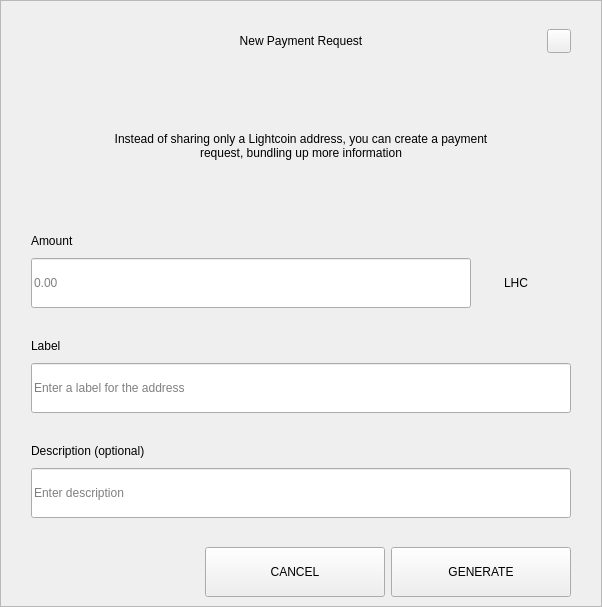
<?xml version="1.0" encoding="UTF-8"?>
<ui version="4.0">
 <class>RequestDialog</class>
 <widget class="QDialog" name="RequestDialog">
  <property name="geometry">
   <rect>
    <x>0</x>
    <y>0</y>
    <width>602</width>
    <height>607</height>
   </rect>
  </property>
  <property name="windowTitle">
   <string>Dialog</string>
  </property>
  <layout class="QVBoxLayout" name="verticalLayout_5">
   <property name="spacing">
    <number>0</number>
   </property>
   <property name="leftMargin">
    <number>0</number>
   </property>
   <property name="topMargin">
    <number>0</number>
   </property>
   <property name="rightMargin">
    <number>0</number>
   </property>
   <property name="bottomMargin">
    <number>0</number>
   </property>
   <item>
    <widget class="QFrame" name="frame">
     <property name="styleSheet">
      <string notr="true"/>
     </property>
     <property name="frameShape">
      <enum>QFrame::StyledPanel</enum>
     </property>
     <property name="frameShadow">
      <enum>QFrame::Raised</enum>
     </property>
     <layout class="QVBoxLayout" name="verticalLayout_4" stretch="1,0,0">
      <property name="spacing">
       <number>0</number>
      </property>
      <property name="leftMargin">
       <number>30</number>
      </property>
      <property name="topMargin">
       <number>20</number>
      </property>
      <property name="rightMargin">
       <number>30</number>
      </property>
      <property name="bottomMargin">
       <number>0</number>
      </property>
      <item>
       <layout class="QHBoxLayout" name="horizontalLayout_3">
        <property name="spacing">
         <number>0</number>
        </property>
        <item>
         <spacer name="horizontalSpacer_21">
          <property name="orientation">
           <enum>Qt::Horizontal</enum>
          </property>
          <property name="sizeHint" stdset="0">
           <size>
            <width>40</width>
            <height>20</height>
           </size>
          </property>
         </spacer>
        </item>
        <item>
         <widget class="QLabel" name="labelTitle">
          <property name="minimumSize">
           <size>
            <width>0</width>
            <height>40</height>
           </size>
          </property>
          <property name="maximumSize">
           <size>
            <width>16777215</width>
            <height>40</height>
           </size>
          </property>
          <property name="styleSheet">
           <string notr="true">padding-left:24px;</string>
          </property>
          <property name="text">
           <string>New Payment Request</string>
          </property>
          <property name="alignment">
           <set>Qt::AlignCenter</set>
          </property>
          <property name="margin">
           <number>7</number>
          </property>
         </widget>
        </item>
        <item>
         <spacer name="horizontalSpacer">
          <property name="orientation">
           <enum>Qt::Horizontal</enum>
          </property>
          <property name="sizeHint" stdset="0">
           <size>
            <width>40</width>
            <height>20</height>
           </size>
          </property>
         </spacer>
        </item>
        <item>
         <widget class="QPushButton" name="btnEsc">
          <property name="minimumSize">
           <size>
            <width>24</width>
            <height>24</height>
           </size>
          </property>
          <property name="maximumSize">
           <size>
            <width>24</width>
            <height>24</height>
           </size>
          </property>
          <property name="focusPolicy">
           <enum>Qt::NoFocus</enum>
          </property>
          <property name="text">
           <string/>
          </property>
         </widget>
        </item>
       </layout>
      </item>
      <item>
       <widget class="QStackedWidget" name="stack">
        <property name="minimumSize">
         <size>
          <width>540</width>
          <height>0</height>
         </size>
        </property>
        <property name="maximumSize">
         <size>
          <width>540</width>
          <height>16777215</height>
         </size>
        </property>
        <property name="currentIndex">
         <number>0</number>
        </property>
        <widget class="QWidget" name="page_1">
         <property name="minimumSize">
          <size>
           <width>540</width>
           <height>0</height>
          </size>
         </property>
         <property name="maximumSize">
          <size>
           <width>540</width>
           <height>16777215</height>
          </size>
         </property>
         <layout class="QVBoxLayout" name="layout1">
          <property name="spacing">
           <number>0</number>
          </property>
          <property name="leftMargin">
           <number>0</number>
          </property>
          <property name="topMargin">
           <number>0</number>
          </property>
          <property name="rightMargin">
           <number>0</number>
          </property>
          <property name="bottomMargin">
           <number>0</number>
          </property>
          <item>
           <spacer name="verticalSpacer_21">
            <property name="orientation">
             <enum>Qt::Vertical</enum>
            </property>
            <property name="sizeType">
             <enum>QSizePolicy::Fixed</enum>
            </property>
            <property name="sizeHint" stdset="0">
             <size>
              <width>20</width>
              <height>30</height>
             </size>
            </property>
           </spacer>
          </item>
          <item alignment="Qt::AlignHCenter">
           <widget class="QLabel" name="labelMessage">
            <property name="minimumSize">
             <size>
              <width>400</width>
              <height>50</height>
             </size>
            </property>
            <property name="text">
             <string>Instead of sharing only a Lightcoin address, you can create a payment request, bundling up more information</string>
            </property>
            <property name="alignment">
             <set>Qt::AlignCenter</set>
            </property>
            <property name="wordWrap">
             <bool>true</bool>
            </property>
           </widget>
          </item>
          <item alignment="Qt::AlignBottom">
           <widget class="QWidget" name="containerAmount" native="true">
            <layout class="QVBoxLayout" name="verticalLayout">
             <property name="spacing">
              <number>9</number>
             </property>
             <property name="leftMargin">
              <number>0</number>
             </property>
             <property name="topMargin">
              <number>0</number>
             </property>
             <property name="rightMargin">
              <number>0</number>
             </property>
             <property name="bottomMargin">
              <number>0</number>
             </property>
             <item>
              <widget class="QLabel" name="labelSubtitleAmount">
               <property name="minimumSize">
                <size>
                 <width>350</width>
                 <height>16</height>
                </size>
               </property>
               <property name="maximumSize">
                <size>
                 <width>16777215</width>
                 <height>16</height>
                </size>
               </property>
               <property name="text">
                <string>Amount</string>
               </property>
              </widget>
             </item>
             <item alignment="Qt::AlignTop">
              <widget class="QWidget" name="layoutAmount" native="true">
               <layout class="QHBoxLayout" name="horizontalLayout" stretch="2,0">
                <property name="spacing">
                 <number>0</number>
                </property>
                <property name="leftMargin">
                 <number>0</number>
                </property>
                <property name="topMargin">
                 <number>0</number>
                </property>
                <property name="rightMargin">
                 <number>0</number>
                </property>
                <property name="bottomMargin">
                 <number>0</number>
                </property>
                <item>
                 <widget class="QLineEdit" name="lineEditAmount">
                  <property name="minimumSize">
                   <size>
                    <width>0</width>
                    <height>50</height>
                   </size>
                  </property>
                  <property name="maximumSize">
                   <size>
                    <width>16777215</width>
                    <height>50</height>
                   </size>
                  </property>
                  <property name="placeholderText">
                   <string notr="true">0.00</string>
                  </property>
                 </widget>
                </item>
                <item>
                 <widget class="QWidget" name="comboContainer" native="true">
                  <property name="minimumSize">
                   <size>
                    <width>100</width>
                    <height>50</height>
                   </size>
                  </property>
                  <property name="maximumSize">
                   <size>
                    <width>16777215</width>
                    <height>50</height>
                   </size>
                  </property>
                  <layout class="QHBoxLayout" name="horizontalLayout_31">
                   <property name="spacing">
                    <number>0</number>
                   </property>
                   <property name="leftMargin">
                    <number>0</number>
                   </property>
                   <property name="topMargin">
                    <number>0</number>
                   </property>
                   <property name="rightMargin">
                    <number>10</number>
                   </property>
                   <property name="bottomMargin">
                    <number>0</number>
                   </property>
                   <item>
                    <widget class="QLabel" name="comboBoxCoin">
                     <property name="text">
                      <string>LHC</string>
                     </property>
                     <property name="alignment">
                      <set>Qt::AlignCenter</set>
                     </property>
                    </widget>
                   </item>
                  </layout>
                 </widget>
                </item>
               </layout>
              </widget>
             </item>
            </layout>
           </widget>
          </item>
          <item>
           <spacer name="verticalSpacer_31">
            <property name="orientation">
             <enum>Qt::Vertical</enum>
            </property>
            <property name="sizeType">
             <enum>QSizePolicy::Fixed</enum>
            </property>
            <property name="sizeHint" stdset="0">
             <size>
              <width>20</width>
              <height>30</height>
             </size>
            </property>
           </spacer>
          </item>
          <item>
           <layout class="QVBoxLayout" name="verticalLayoutLabel">
            <property name="spacing">
             <number>9</number>
            </property>
            <item>
             <widget class="QLabel" name="labelSubtitleLabel">
              <property name="minimumSize">
               <size>
                <width>0</width>
                <height>16</height>
               </size>
              </property>
              <property name="maximumSize">
               <size>
                <width>16777215</width>
                <height>16</height>
               </size>
              </property>
              <property name="text">
               <string>Label</string>
              </property>
             </widget>
            </item>
            <item>
             <widget class="QLineEdit" name="lineEditLabel">
              <property name="minimumSize">
               <size>
                <width>0</width>
                <height>50</height>
               </size>
              </property>
              <property name="maximumSize">
               <size>
                <width>16777215</width>
                <height>50</height>
               </size>
              </property>
              <property name="placeholderText">
               <string>Enter a label for the address</string>
              </property>
             </widget>
            </item>
           </layout>
          </item>
          <item>
           <spacer name="verticalSpacer_34">
            <property name="orientation">
             <enum>Qt::Vertical</enum>
            </property>
            <property name="sizeType">
             <enum>QSizePolicy::Fixed</enum>
            </property>
            <property name="sizeHint" stdset="0">
             <size>
              <width>20</width>
              <height>30</height>
             </size>
            </property>
           </spacer>
          </item>
          <item>
           <layout class="QVBoxLayout" name="verticalLayoutDescription">
            <property name="spacing">
             <number>9</number>
            </property>
            <item>
             <widget class="QLabel" name="labelSubtitleDescription">
              <property name="minimumSize">
               <size>
                <width>0</width>
                <height>16</height>
               </size>
              </property>
              <property name="maximumSize">
               <size>
                <width>16777215</width>
                <height>16</height>
               </size>
              </property>
              <property name="text">
               <string>Description (optional)</string>
              </property>
             </widget>
            </item>
            <item>
             <widget class="QLineEdit" name="lineEditDescription">
              <property name="minimumSize">
               <size>
                <width>0</width>
                <height>50</height>
               </size>
              </property>
              <property name="maximumSize">
               <size>
                <width>16777215</width>
                <height>50</height>
               </size>
              </property>
              <property name="placeholderText">
               <string>Enter description</string>
              </property>
             </widget>
            </item>
            <item>
             <spacer name="verticalSpacer_4">
              <property name="orientation">
               <enum>Qt::Vertical</enum>
              </property>
              <property name="sizeType">
               <enum>QSizePolicy::Fixed</enum>
              </property>
              <property name="sizeHint" stdset="0">
               <size>
                <width>20</width>
                <height>20</height>
               </size>
              </property>
             </spacer>
            </item>
           </layout>
          </item>
         </layout>
        </widget>
        <widget class="QWidget" name="page_2">
         <layout class="QVBoxLayout" name="layout2">
          <item>
           <spacer name="verticalSpacer_5">
            <property name="orientation">
             <enum>Qt::Vertical</enum>
            </property>
            <property name="sizeType">
             <enum>QSizePolicy::Fixed</enum>
            </property>
            <property name="sizeHint" stdset="0">
             <size>
              <width>20</width>
              <height>50</height>
             </size>
            </property>
           </spacer>
          </item>
          <item alignment="Qt::AlignHCenter">
           <widget class="QLabel" name="labelQrImg">
            <property name="minimumSize">
             <size>
              <width>260</width>
              <height>260</height>
             </size>
            </property>
            <property name="maximumSize">
             <size>
              <width>260</width>
              <height>260</height>
             </size>
            </property>
            <property name="text">
             <string/>
            </property>
            <property name="alignment">
             <set>Qt::AlignCenter</set>
            </property>
           </widget>
          </item>
          <item>
           <spacer name="verticalSpacer_2">
            <property name="orientation">
             <enum>Qt::Vertical</enum>
            </property>
            <property name="sizeType">
             <enum>QSizePolicy::Fixed</enum>
            </property>
            <property name="sizeHint" stdset="0">
             <size>
              <width>20</width>
              <height>30</height>
             </size>
            </property>
           </spacer>
          </item>
          <item alignment="Qt::AlignHCenter">
           <widget class="QLabel" name="labelAddress">
            <property name="text">
             <string>D7VFR83SQbiezrW72hjcWJtcfip5krte2Z </string>
            </property>
           </widget>
          </item>
          <item>
           <spacer name="verticalSpacer_32">
            <property name="orientation">
             <enum>Qt::Vertical</enum>
            </property>
            <property name="sizeType">
             <enum>QSizePolicy::Expanding</enum>
            </property>
            <property name="sizeHint" stdset="0">
             <size>
              <width>20</width>
              <height>20</height>
             </size>
            </property>
           </spacer>
          </item>
          <item>
           <layout class="QHBoxLayout" name="horizontal">
            <property name="leftMargin">
             <number>20</number>
            </property>
            <property name="rightMargin">
             <number>20</number>
            </property>
            <property name="bottomMargin">
             <number>20</number>
            </property>
            <item>
             <spacer name="horizontalSpacer_4">
              <property name="orientation">
               <enum>Qt::Horizontal</enum>
              </property>
              <property name="sizeHint" stdset="0">
               <size>
                <width>40</width>
                <height>20</height>
               </size>
              </property>
             </spacer>
            </item>
            <item>
             <widget class="QPushButton" name="btnCopyAddress">
              <property name="minimumSize">
               <size>
                <width>180</width>
                <height>50</height>
               </size>
              </property>
              <property name="text">
               <string>COPY ADDRESS</string>
              </property>
             </widget>
            </item>
            <item>
             <widget class="QPushButton" name="btnCopyUrl">
              <property name="minimumSize">
               <size>
                <width>180</width>
                <height>50</height>
               </size>
              </property>
              <property name="text">
               <string>COPY URL</string>
              </property>
             </widget>
            </item>
            <item>
             <spacer name="horizontalSpacer_2">
              <property name="orientation">
               <enum>Qt::Horizontal</enum>
              </property>
              <property name="sizeHint" stdset="0">
               <size>
                <width>40</width>
                <height>20</height>
               </size>
              </property>
             </spacer>
            </item>
           </layout>
          </item>
         </layout>
        </widget>
       </widget>
      </item>
      <item>
       <widget class="QWidget" name="buttonsStack" native="true">
        <layout class="QHBoxLayout" name="horizontalLayout_5">
         <property name="leftMargin">
          <number>20</number>
         </property>
         <property name="rightMargin">
          <number>0</number>
         </property>
         <item>
          <spacer name="horizontalSpacer_41">
           <property name="orientation">
            <enum>Qt::Horizontal</enum>
           </property>
           <property name="sizeHint" stdset="0">
            <size>
             <width>40</width>
             <height>20</height>
            </size>
           </property>
          </spacer>
         </item>
         <item>
          <widget class="QPushButton" name="btnCancel">
           <property name="minimumSize">
            <size>
             <width>180</width>
             <height>50</height>
            </size>
           </property>
           <property name="focusPolicy">
            <enum>Qt::NoFocus</enum>
           </property>
           <property name="text">
            <string>CANCEL</string>
           </property>
          </widget>
         </item>
         <item>
          <widget class="QPushButton" name="btnSave">
           <property name="minimumSize">
            <size>
             <width>180</width>
             <height>50</height>
            </size>
           </property>
           <property name="focusPolicy">
            <enum>Qt::NoFocus</enum>
           </property>
           <property name="text">
            <string>GENERATE</string>
           </property>
          </widget>
         </item>
        </layout>
       </widget>
      </item>
     </layout>
    </widget>
   </item>
  </layout>
 </widget>
 <resources/>
 <connections/>
</ui>
